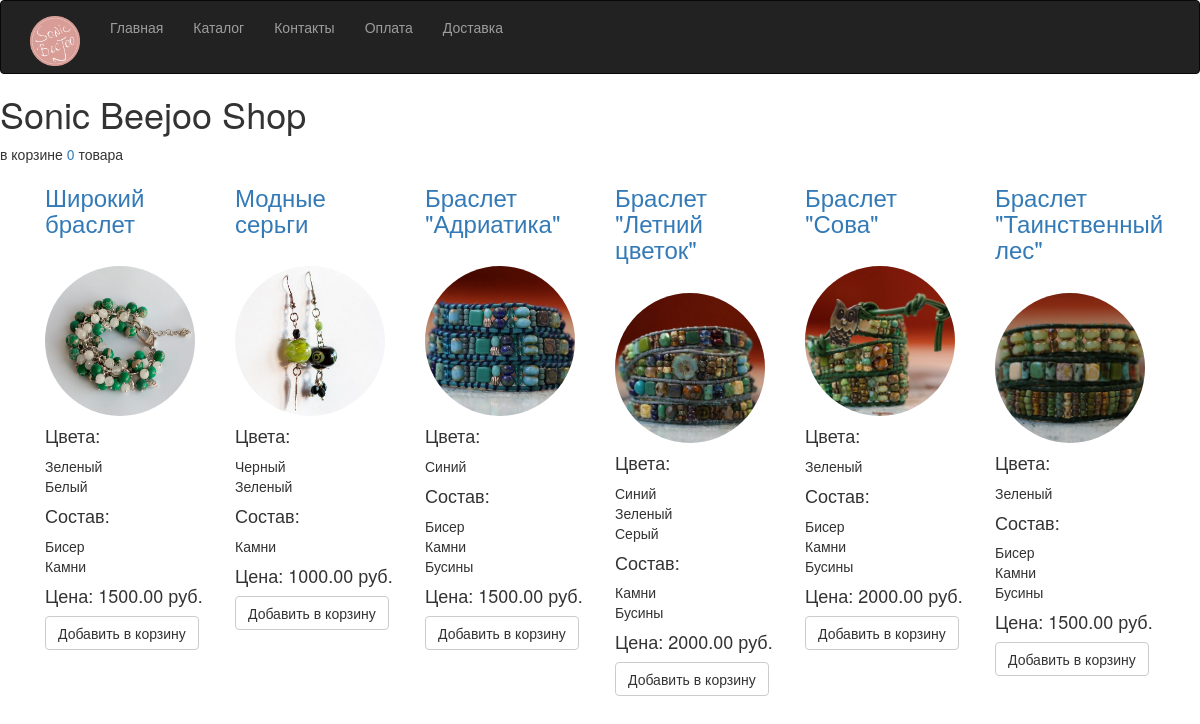
The page / on the database its author committed.
### sonic_beejoo/models.py (models this page shows)
class Good(models.Model):
    category = models.ForeignKey('Category')
    design_types = models.ManyToManyField('DesignType')
    colors = models.ManyToManyField('Color',related_name='all_colors')
    title = models.CharField(max_length=50, blank=False)
    short_description = models.CharField(max_length=100)
    full_description = models.TextField(blank=True)
    price = models.DecimalField(max_digits=10, decimal_places=2)
    sale = models.DecimalField(max_digits=10, decimal_places=2, default=0)
    img_uri = models.ImageField(upload_to='goods_img', blank=True)
    img_second_uri = models.ImageField(upload_to='goods_img', blank=True)
    data_created = models.DateTimeField(default=timezone.now())
    amount = models.IntegerField(default=1)
    slug = models.SlugField(max_length=50, blank=False, unique=True)
    is_displayed = models.BooleanField(default=True)
    class Meta:
        verbose_name_plural = 'Товар'

class Color(models.Model):
    name = models.CharField(max_length=20, blank=False, unique=True)
    is_displayed = models.BooleanField(default=True)
    class Meta:
        verbose_name_plural = 'Цвет'
    def __str__(self):
        return self.name

class DesignType(models.Model):
    name = models.CharField('Тип изделия', max_length=50, blank=False, unique=True)
    is_displayed = models.BooleanField('Отображать', default=True)
    class Meta:
        verbose_name_plural = 'Состав'
    def __str__(self):
        return self.name

### sonic_beejoo/views.py (the view)
# urls.py: url(r'^$', goods, name='index'),
def goods(request):
    if request.method == 'GET':
        in_basket = str(len(request.session['inbasket'])) if 'inbasket' in request.session else 0
        visible_goods = Good.objects.all()
        return render(request, 'sonic_beejoo/product.html', {'goods': visible_goods, 'inbasket': in_basket})
    return HttpResponse(status=405)

### sonic_beejoo/templates/sonic_beejoo/product.html (shortened to what this page needs)
{% extends "sonic_beejoo/_base.html" %}
{% block content %}
<div class="container">
{% for good in goods %}
    <div class="col-md-2">
    <h3><a href="{% url 'good' good.id %}">{{ good.title }}</a></h3><br>
    <img class="img-circle" src="{{ good.img_uri.url }}" width="150" height="150">
    <h4>Цвета:</h4>
    {% for color in good.colors.all %}
         {{ color}}<br>
    {% endfor %}
    <h4>Состав:</h4>
    {% for des in good.design_types.all %}
         {{ des}}<br>
    {% endfor %}
    <h4>Цена: {{ good.price }} руб.</h4>
        <button data-id="{{ good.pk }}" class="btn btn-default">Добавить в корзину</button>
    </div>
{% endfor %}
</div>
{% endblock %}

### rows shown on the page
Good: title "Широкий браслет", img_uri (picture), price "1500.00"
Color: name "Зеленый"
Color: name "Белый"
DesignType: name "Бисер"
DesignType: name "Камни"
Good: title "Модные серьги", img_uri (picture), price "1000.00"
Color: name "Черный"
Good: title "Браслет \"Адриатика\"", img_uri (picture), price "1500.00"
Color: name "Синий"
DesignType: name "Бусины"
Good: title "Браслет \"Летний цветок\"", img_uri (picture), price "2000.00"
Color: name "Серый"
Good: title "Браслет \"Сова\"", img_uri (picture), price "2000.00"
Good: title "Браслет \"Таинственный лес\"", img_uri (picture), price "1500.00"

### other values the page prints
{{ inbasket }} "0"
